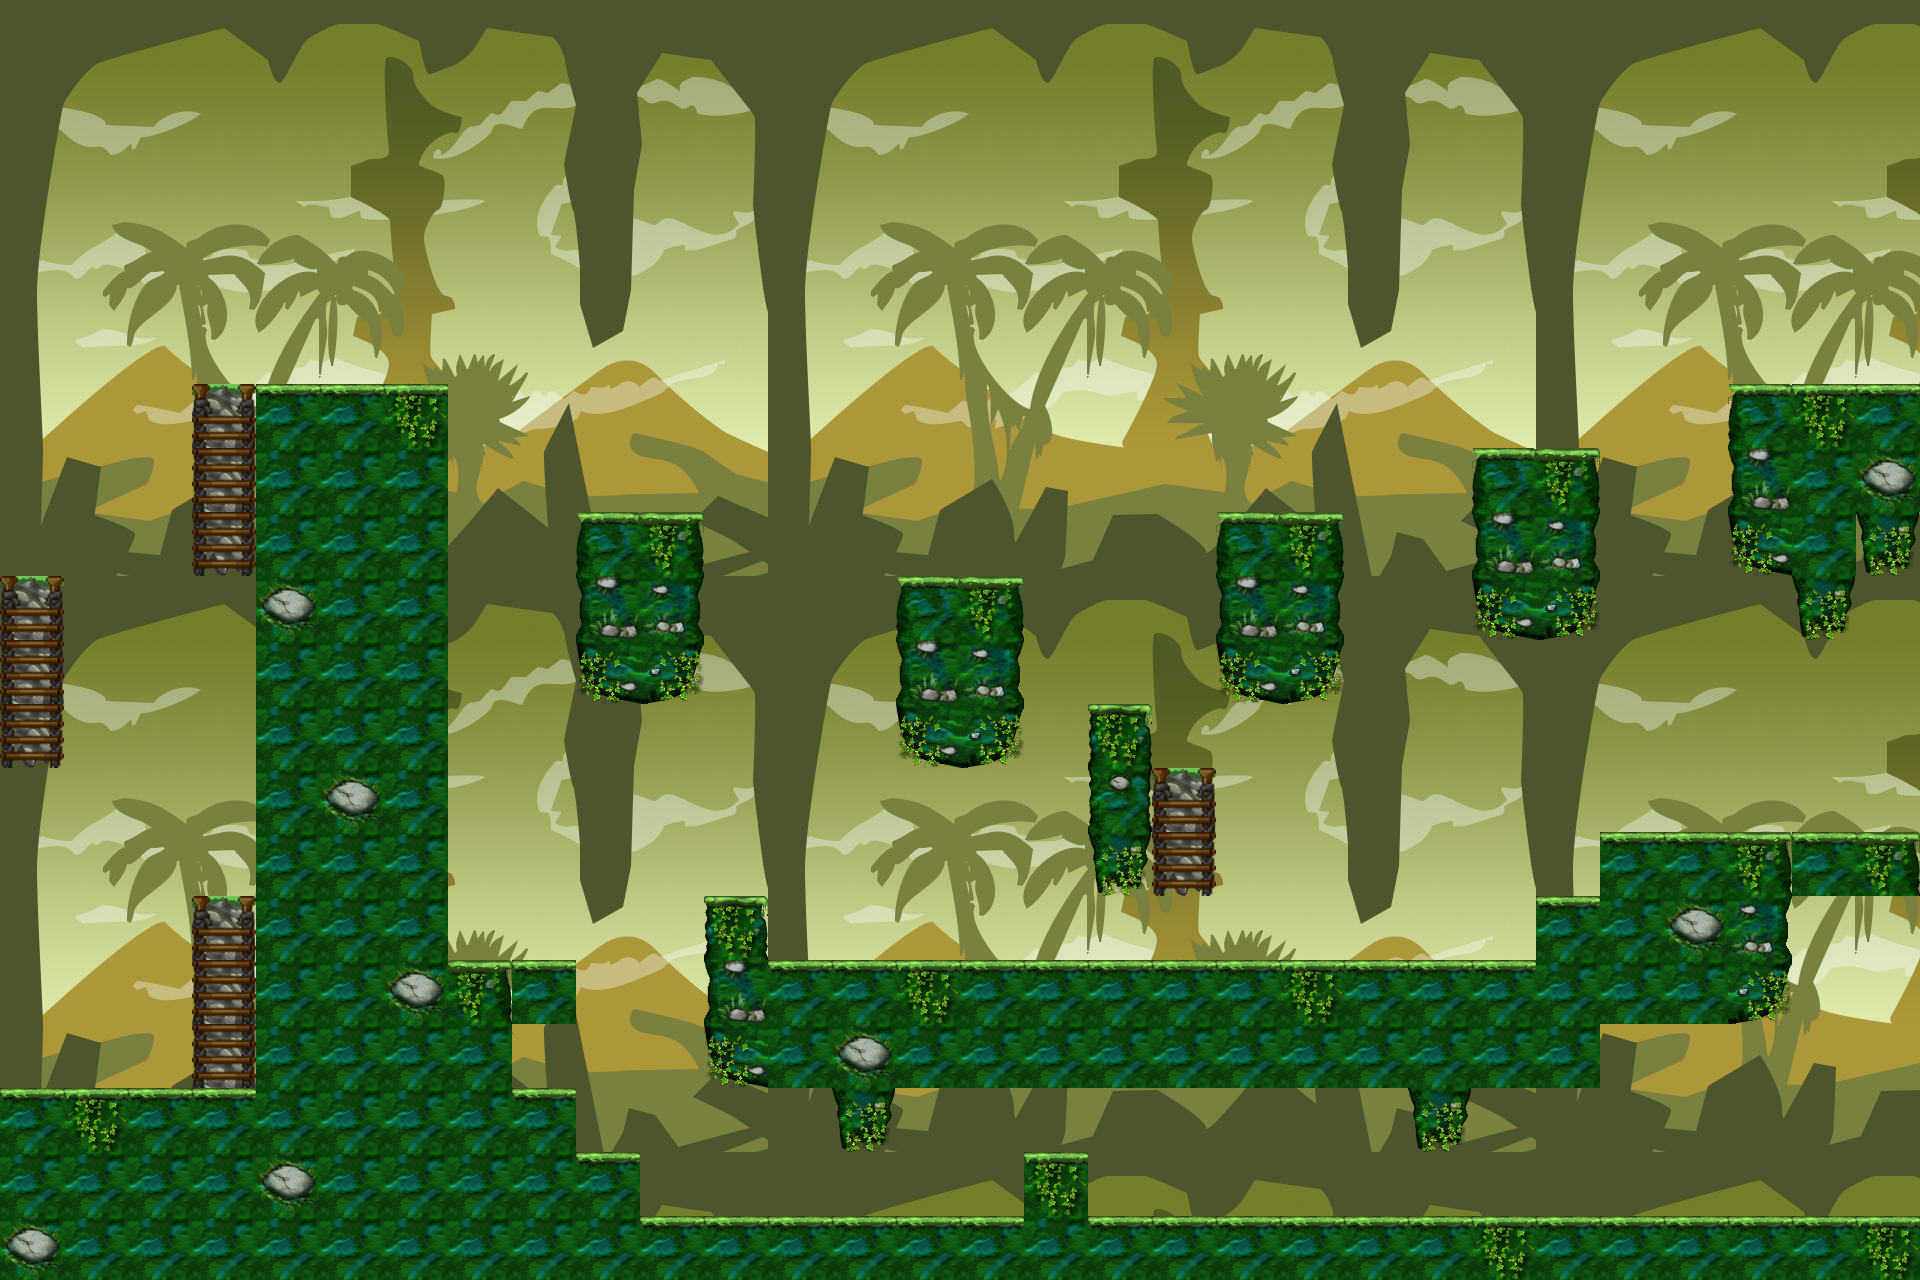

Below is a game level as drawn by its tile map, then a one-line description and the .tmx that defines it (tile-layer data replaced by summaries):
An orthogonal 30x20 tile map with 64x64 px tiles, 5 tile layers (Background, Platforma, Ljestve_temelj, Ljestve, ...), 4 hidden layers not drawn, 12 tilesets and 23 objects (4x Ljestve_pomoc, 2x Kraj, v1, v2, v3, ...).

<map version="1.10" tiledversion="1.11.2" orientation="orthogonal" renderorder="right-down" width="30" height="20" tilewidth="64" tileheight="64" infinite="0" nextlayerid="22" nextobjectid="44">
 <editorsettings>
  <export target="Mapa1.js" format="js" />
 </editorsettings>
 <tileset firstgid="1" name="Background" tilewidth="64" tileheight="64" tilecount="108" columns="12">
  <image source="OOP igra/4maps/2) Backgrounds/jungle.png" width="800" height="600" />
 </tileset>
 <tileset firstgid="109" name="Platforma1" tilewidth="64" tileheight="64" tilecount="20" columns="5">
  <image source="OOP igra/4maps/1) Tilemaps/tiles-jungle.png" width="320" height="256" />
 </tileset>
 <tileset firstgid="129" name="Platforma2" tilewidth="64" tileheight="64" tilecount="20" columns="5">
  <image source="OOP igra/4maps/1) Tilemaps/tiles-stones.png" width="320" height="256" />
 </tileset>
 <tileset firstgid="149" name="Boomerang" tilewidth="48" tileheight="48" tilecount="8" columns="8">
  <image source="OOP igra/bullet006_48px_8.png" width="384" height="48" />
  <tile id="7">
   <animation>
    <frame tileid="0" duration="100" />
    <frame tileid="1" duration="100" />
    <frame tileid="2" duration="100" />
    <frame tileid="3" duration="100" />
    <frame tileid="4" duration="100" />
    <frame tileid="5" duration="100" />
    <frame tileid="6" duration="100" />
    <frame tileid="7" duration="100" />
   </animation>
  </tile>
 </tileset>
 <tileset firstgid="157" name="Lijane1" tilewidth="64" tileheight="64" tilecount="3" columns="3">
  <image source="OOP igra/ljestve.png" width="192" height="64" />
 </tileset>
 <tileset firstgid="160" name="Glavni1" tilewidth="64" tileheight="64" tilecount="600" columns="30">
  <image source="OOP igra/Glavni.png" width="1920" height="1280" />
 </tileset>
 <tileset firstgid="760" name="Vatra1" tilewidth="64" tileheight="64" tilecount="600" columns="30">
  <image source="OOP igra/Vatra.png" width="1920" height="1280" />
  <tile id="5">
   <animation>
    <frame tileid="0" duration="100" />
    <frame tileid="1" duration="100" />
    <frame tileid="2" duration="100" />
    <frame tileid="3" duration="100" />
    <frame tileid="4" duration="100" />
    <frame tileid="5" duration="100" />
   </animation>
  </tile>
 </tileset>
 <tileset firstgid="1360" name="Kraj" tilewidth="64" tileheight="64" tilecount="4" columns="2">
  <image source="OOP igra/4maps/3) Objects/door.png" width="128" height="128" />
 </tileset>
 <tileset firstgid="1364" name="Blago1" tilewidth="64" tileheight="64" tilecount="600" columns="30">
  <image source="OOP igra/Blago1.png" width="1920" height="1280" />
  <tile id="3">
   <animation>
    <frame tileid="0" duration="250" />
    <frame tileid="1" duration="250" />
    <frame tileid="2" duration="250" />
    <frame tileid="3" duration="250" />
   </animation>
  </tile>
 </tileset>
 <tileset firstgid="1964" name="Coin1" tilewidth="64" tileheight="64" tilecount="600" columns="30">
  <image source="OOP igra/Coin1.png" width="1920" height="1280" />
 </tileset>
 <tileset firstgid="2564" name="Projektil" tilewidth="64" tileheight="64" tilecount="1" columns="1">
  <image source="OOP igra/Explosion_blue_circle4_resized.png" width="64" height="64" />
 </tileset>
 <tileset firstgid="2565" name="Golem" tilewidth="64" tileheight="64" tilecount="600" columns="30">
  <image source="OOP igra/Golem1.png" width="1920" height="1280" />
 </tileset>
 <layer id="1" name="Background" class="Background" width="30" height="20">
  <data>[600 cells, 600 non-empty, 108 distinct tile ids]</data>
 </layer>
 <objectgroup id="10" name="Items" class="Items">
  <object id="19" name="v1" gid="765" x="1857.49" y="830.888" width="64" height="64" />
  <object id="20" name="v2" gid="765" x="1790.76" y="830.888" width="64" height="64" />
  <object id="21" name="v3" gid="765" x="1089.88" y="707.395" width="64" height="64" />
  <object id="22" name="v4" gid="765" x="511.396" y="958.634" width="64" height="64" />
  <object id="23" name="v5" gid="765" x="450.383" y="960.54" width="64" height="64" />
  <object id="25" name="Kraj" gid="1363" x="1785.28" y="1215.46" width="134.667" height="137.333" visible="0" />
  <object id="26" name="Blago" gid="1367" x="1857.49" y="382.824" width="64" height="64" />
  <object id="27" name="c1" gid="1964" x="621.982" y="504.85" width="37.3069" height="35.4002" />
  <object id="28" name="c2" gid="1964" x="942.3" y="569.549" width="37.3069" height="35.4002" />
  <object id="29" name="c3" gid="1964" x="1260.71" y="502.816" width="37.3069" height="35.4002" />
  <object id="30" name="c4" gid="1964" x="1518.11" y="439.897" width="37.3069" height="35.4002" />
  <object id="31" name="c5" gid="1964" x="1232.11" y="948.973" width="37.3069" height="35.4002" />
  <object id="32" name="c6" gid="1964" x="1041.45" y="1141.55" width="37.3069" height="35.4002" />
  <object id="37" name="Kraj" gid="1362" x="1772" y="1208" width="144" height="128" visible="0" />
  <object id="39" name="End1" gid="1360" x="1789.33" y="1150.67" width="64" height="64" />
  <object id="40" name="End2" gid="1362" x="1789.33" y="1216" width="64" height="64" />
  <object id="41" name="End3" gid="1361" x="1854.67" y="1152" width="64" height="64" />
  <object id="42" name="End4" gid="1363" x="1854.67" y="1216" width="64" height="64" />
  <object id="43" name="Projektil" gid="2564" x="330.667" y="376.667" width="45.3333" height="44.6667" />
 </objectgroup>
 <layer id="2" name="Platforma" class="Platforma" width="30" height="20">
  <data>[600 cells, 166 non-empty, 13 distinct tile ids]</data>
 </layer>
 <layer id="5" name="Ljestve_temelj" class="Ljestve_temelj" width="30" height="20">
  <data>[600 cells, 11 non-empty, 3 distinct tile ids]</data>
 </layer>
 <layer id="6" name="Ljestve" class="Ljestve" width="30" height="20">
  <data>[600 cells, 11 non-empty, 2 distinct tile ids]</data>
 </layer>
 <layer id="11" name="Vatra" class="Vatra" width="30" height="20" visible="0">
  <data>[600 cells, 1 non-empty, 1 distinct tile ids]</data>
 </layer>
 <objectgroup id="17" name="Ljestve_pomoc" visible="0">
  <object id="33" name="ljp1" type="Ljestve_pomoc" gid="129" x="191.334" y="390" width="64" height="10.6667">
   <properties>
    <property name="class" value="Ljestve_pomoc" />
   </properties>
  </object>
  <object id="34" name="ljp2" type="Ljestve_pomoc" gid="129" x="3.55271e-15" y="582" width="64" height="10">
   <properties>
    <property name="class" value="Ljestve_pomoc" />
   </properties>
  </object>
  <object id="35" name="ljp3" type="Ljestve_pomoc" gid="129" x="192" y="900.667" width="64" height="12">
   <properties>
    <property name="class" value="Ljestve_pomoc" />
   </properties>
  </object>
  <object id="36" name="ljp4" type="Ljestve_pomoc" gid="129" x="1150.66" y="774.666" width="64" height="14">
   <properties>
    <property name="class" value="Ljestve_pomoc" />
   </properties>
  </object>
 </objectgroup>
 <layer id="12" name="Glavni" class="Glavni" width="30" height="20" visible="0">
  <properties>
   <property name="class" value="Glavni" />
  </properties>
  <data>[600 cells, 25 non-empty, 25 distinct tile ids]</data>
 </layer>
 <layer id="13" name="Golem" class="Golem" width="30" height="20" visible="0">
  <properties>
   <property name="class" value="Golem" />
  </properties>
  <data>[600 cells, 24 non-empty, 24 distinct tile ids]</data>
 </layer>
 <layer id="14" name="Boomerang" class="Boomerang" width="30" height="20" visible="0">
  <properties>
   <property name="class" value="Boomerang" />
  </properties>
  <data>[600 cells, 1 non-empty, 1 distinct tile ids]</data>
 </layer>
 <layer id="21" name="Correction" width="30" height="20">
  <data>[600 cells, 1 non-empty, 1 distinct tile ids]</data>
 </layer>
</map>
